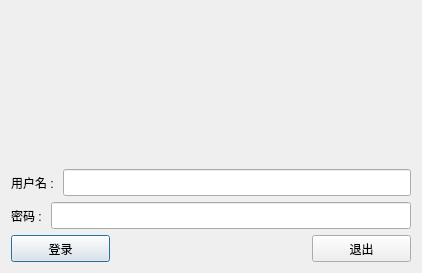
<?xml version="1.0" encoding="UTF-8"?>
<ui version="4.0">
 <class>LoginDialog</class>
 <widget class="QDialog" name="LoginDialog">
  <property name="geometry">
   <rect>
    <x>0</x>
    <y>0</y>
    <width>418</width>
    <height>273</height>
   </rect>
  </property>
  <property name="maximumSize">
   <size>
    <width>16777215</width>
    <height>273</height>
   </size>
  </property>
  <property name="windowTitle">
   <string>Dialog</string>
  </property>
  <layout class="QGridLayout" name="gridLayout">
   <item row="1" column="0" colspan="4">
    <layout class="QHBoxLayout" name="horizontalLayout">
     <item>
      <widget class="QLabel" name="label">
       <property name="text">
        <string>用户名 : </string>
       </property>
      </widget>
     </item>
     <item>
      <widget class="QLineEdit" name="lineEdit_username">
       <property name="minimumSize">
        <size>
         <width>311</width>
         <height>27</height>
        </size>
       </property>
      </widget>
     </item>
    </layout>
   </item>
   <item row="2" column="0" colspan="4">
    <layout class="QHBoxLayout" name="horizontalLayout_2">
     <item>
      <widget class="QLabel" name="label_2">
       <property name="text">
        <string>密码 : </string>
       </property>
      </widget>
     </item>
     <item>
      <widget class="QLineEdit" name="lineEdit_password">
       <property name="minimumSize">
        <size>
         <width>311</width>
         <height>27</height>
        </size>
       </property>
      </widget>
     </item>
    </layout>
   </item>
   <item row="3" column="0">
    <widget class="QPushButton" name="pushButton_login">
     <property name="minimumSize">
      <size>
       <width>99</width>
       <height>27</height>
      </size>
     </property>
     <property name="text">
      <string>登录</string>
     </property>
    </widget>
   </item>
   <item row="3" column="1" colspan="2">
    <spacer name="horizontalSpacer">
     <property name="orientation">
      <enum>Qt::Horizontal</enum>
     </property>
     <property name="sizeHint" stdset="0">
      <size>
       <width>187</width>
       <height>20</height>
      </size>
     </property>
    </spacer>
   </item>
   <item row="3" column="3">
    <widget class="QPushButton" name="pushButton_cancel">
     <property name="minimumSize">
      <size>
       <width>99</width>
       <height>27</height>
      </size>
     </property>
     <property name="text">
      <string>退出</string>
     </property>
    </widget>
   </item>
   <item row="0" column="0" colspan="4">
    <widget class="QLabel" name="label_movie">
     <property name="minimumSize">
      <size>
       <width>400</width>
       <height>101</height>
      </size>
     </property>
     <property name="text">
      <string/>
     </property>
    </widget>
   </item>
  </layout>
 </widget>
 <resources/>
 <connections/>
</ui>
